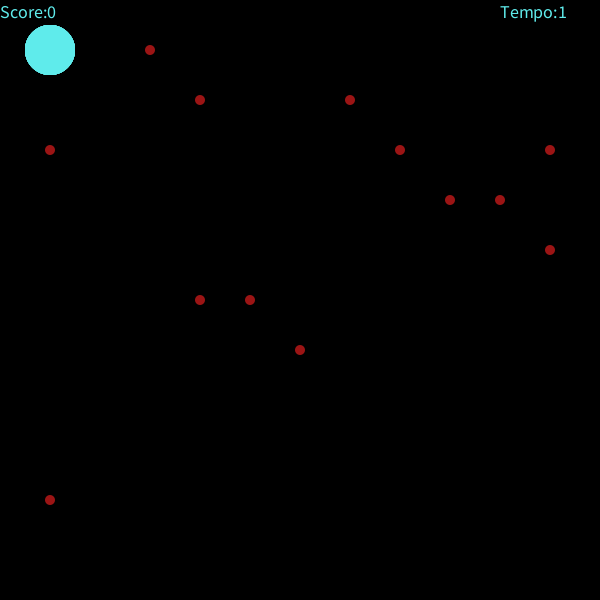
Frame 1 (no input)
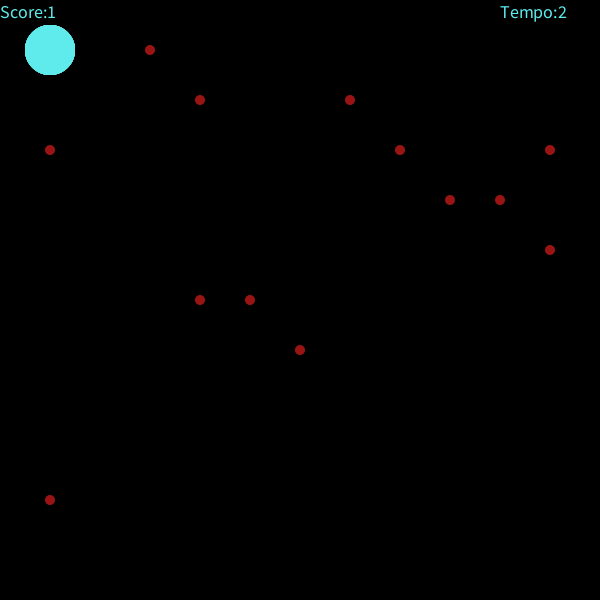
Frame 60 (the mouse pressed at the canvas centre just before this capture)
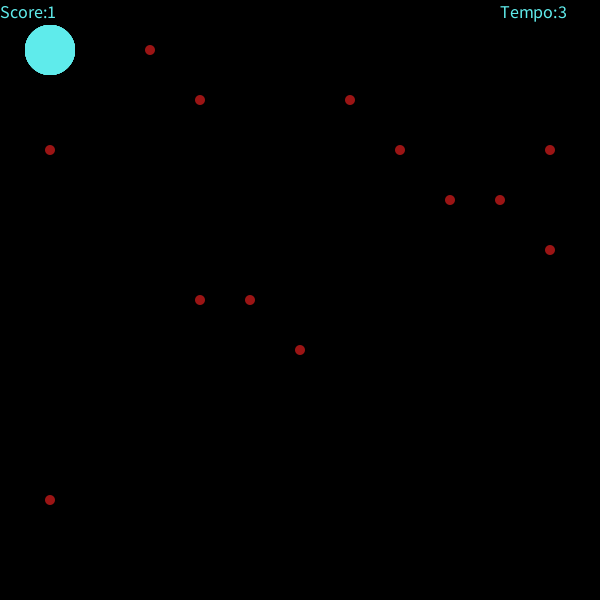
Frame 120 (the mouse held since frame 60 and released just before this capture)

The Processing sketch that drew these frames (run headless with seeded random() and noise(); from frame 60 on, the mouse is pressed at the canvas centre):

// Processing sketch: Minigame
// ── Minigame.pde
int[][] f = new int[11][11];
int xPlayer = 50;
int yPlayer = 50;
int xVetor;
int yElementos;
int temp = 1000;
int scor = 0;
String fim = "";

void setup() {
    size(600,600);
    noStroke();
    for (int i = 0;i < 15;i++) {
        xVetor =(int) random(11);
        yElementos = (int) random(11);
        f[xVetor][yElementos] = 10;
        //println(x,y);  
    }   
}

void draw() {
    background(0);  
    score();
    tempo();     
    for (int i = 0; i < f.length; i++) {         
        for (int j = 0; j < f[0].length; j++) {
            if (xPlayer == i * 50 + 50 && yPlayer == j * 50 + 50 && f[i][j] == 10) {
                f[i][j] = 0;
                scor +=1;
               if (scor == 5){
                 scor = 0;   
                    fim = "O jogo acabou. Você completou em  " + millis() / temp + "  segundos";
                   temp = 1000000;
                   xPlayer =- 10000;
                   yPlayer =- 10000;
                }
    }                
            fill(155,20,20);     
            comidas(i * 50 + 50, j * 50 + 50, f[i][j],f[i][j]);
        }
        player();
    }
}

void keyPressed() {
    if (keyCode == LEFT) {
        xPlayer -=50;
        if (xPlayer <= 50) {
            xPlayer = 50;
        }
    } else if (keyCode == RIGHT) {
        xPlayer +=50;
        if (xPlayer >= 550) {
            xPlayer = 550;
      }     
    } else if (keyCode == UP) {
        yPlayer -=50;
        if (yPlayer <= 50) {
            yPlayer = 50;       
        }
    }
    else if(keyCode == DOWN) {
        yPlayer +=50;
        if (yPlayer >= 550) {
            yPlayer = 550;   
        }
    }
} 

void player() {
    fill(95,235,235);
    ellipse(xPlayer,yPlayer,50,50);
    fill(0);
}

void comidas(int t, int k, int a, int b) {
    ellipse(t,k,a,b);
}

void score() {
    fill(95,235,235);
    textSize(18);
    text("Score:" + scor,0,18);
    text(fim,80,250);
}

void tempo() {  
    fill(95,235,235);
    textSize(18);
    text("Tempo:" + millis() / temp,500,18);
}
